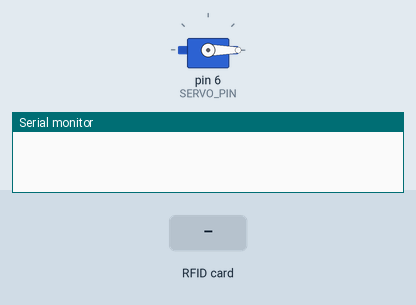
This sketch was run on a simulated Arduino Uno, built with avr-gcc and run on an emulated ATmega328P. Parts: servo, the last lines printed to the serial monitor. Inputs (shaded band) come from the test bench.

Above: at 1.2 s.
1.3 s: RFID card 5E 7A 19 C4 held to the reader
At 2.1 s:
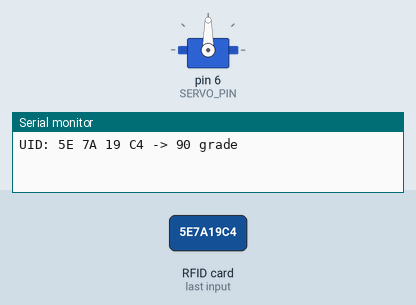
Timing chart, 0 to 4.3 s (numbered marks = the images above; inputs shaded):
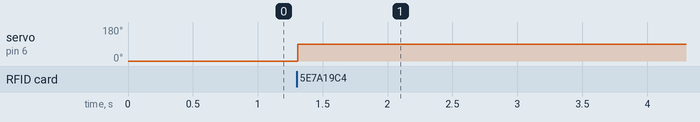

Measured:
- after the input at 1.3 s, servo on pin 6 (SERVO_PIN): 0° → 90° at once

The sketch:

RFIDServo.ino.ino
```cpp
#include <SPI.h>
#include <MFRC522.h>
#include <Servo.h>

constexpr byte RFID_SS_PIN = 10;
constexpr byte RFID_RST_PIN = 9;
constexpr byte SERVO_PIN = 6;

constexpr int CLOSED_ANGLE = 0;
constexpr int OPEN_ANGLE = 90;

MFRC522 rfid(RFID_SS_PIN, RFID_RST_PIN);
Servo lidServo;
bool lidOpen = false;

void setup() {
  Serial.begin(9600);
  SPI.begin();
  rfid.PCD_Init();

  lidServo.attach(SERVO_PIN);
  lidServo.write(CLOSED_ANGLE);
}

void loop() {
  if (!rfid.PICC_IsNewCardPresent() || !rfid.PICC_ReadCardSerial()) {
    return;
  }

  // Cartela rămâne în starea HALT cât timp stă lângă cititor.
  rfid.PICC_HaltA();

  lidOpen = !lidOpen;
  lidServo.write(lidOpen ? OPEN_ANGLE : CLOSED_ANGLE);

  Serial.print(F("UID:"));
  for (byte i = 0; i < rfid.uid.size; i++) {
    Serial.print(' ');
    if (rfid.uid.uidByte[i] < 0x10) {
      Serial.print('0');
    }
    Serial.print(rfid.uid.uidByte[i], HEX);
  }
  Serial.println(lidOpen ? F(" -> 90 grade") : F(" -> 0 grade"));
}
```
